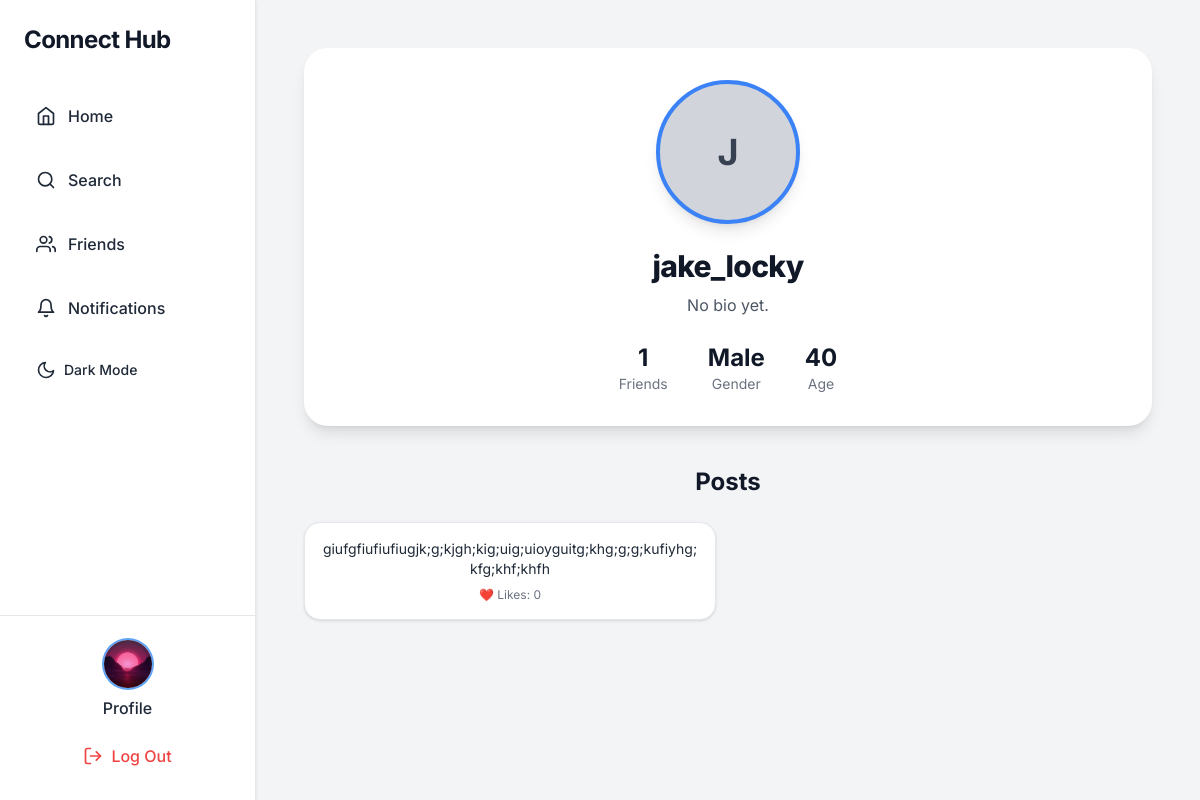
Screenshot of /profile/7/ (signed in) with the database file from the repository.
### core/models.py (models this page shows, shortened)
class Profile(models.Model):
    user = models.OneToOneField(User, on_delete=models.CASCADE)
    bio = models.TextField(blank=True)
    gender = models.CharField(max_length=10, blank=True)
    age = models.PositiveIntegerField(blank=True, null=True, default=None)
    profile_pic = models.ImageField(upload_to='profiles/', blank=True)
    friends = models.ManyToManyField('self', blank=True)

class Post(models.Model):
    user = models.ForeignKey(Profile, on_delete=models.CASCADE)
    caption = models.TextField()  # ✅ caption is REQUIRED now
    likes = models.ManyToManyField(Profile, blank=True, related_name='liked_posts')
    timestamp = models.DateTimeField(auto_now_add=True)
    def total_likes(self):
        return self.likes.count()

### core/views.py (the view)
# urls.py: path("profile/<int:user_id>/", views.profile_view, name="profile"),
@login_required
def profile_view(request, user_id):
    profile = get_object_or_404(Profile, user__id=user_id)
    posts = Post.objects.filter(user=profile).order_by("-timestamp")
    return render(request, "core/profile.html", {"profile": profile, "posts": posts})

### core/templates/core/profile.html (shortened to what this page needs)
{% extends "core/base.html" %}
{% block content %}
<div class="max-w-4xl mx-auto p-6 space-y-10">
  <div class="bg-white dark:bg-gray-800 rounded-3xl shadow-lg p-8 flex flex-col items-center space-y-6">
    <div class="relative">
      {% if profile.profile_pic %}
      <img
        src="{{ profile.profile_pic.url }}"
        id="profilePic"
        class="w-36 h-36 rounded-full object-cover border-4 border-blue-500 shadow-lg cursor-pointer hover:scale-105 transition-transform duration-300"
        alt="{{ profile.user.username }} Profile Picture"
      />
      {% else %}
      <div
        class="w-36 h-36 bg-gray-300 dark:bg-gray-700 rounded-full flex items-center justify-center text-4xl font-bold text-gray-700 dark:text-gray-200 border-4 border-blue-500 shadow-lg"
      >
        {{ profile.user.username|first|upper }}
      </div>
      {% endif %}
    </div>
    <div class="text-center">
      <h2 class="text-3xl font-extrabold text-gray-900 dark:text-white tracking-tight">
        {{ profile.user.username }}
      </h2>
      <p class="text-gray-600 dark:text-gray-300 text-base max-w-md mx-auto mt-2 leading-relaxed">
        {{ profile.bio|default:"No bio yet." }}
      </p>
    </div>
    <div class="flex justify-center gap-10 mt-4">
      <div class="flex flex-col items-center">
        <span class="text-2xl font-bold text-gray-900 dark:text-white">
          {{ profile.friends.count }}
        </span>
        <span class="text-gray-500 dark:text-gray-400 text-sm">Friends</span>
      </div>
      <div class="flex flex-col items-center">
        <span class="text-2xl font-bold text-gray-900 dark:text-white">
          {{ profile.gender|default:"N/A" }}
        </span>
        <span class="text-gray-500 dark:text-gray-400 text-sm">Gender</span>
      </div>
      <div class="flex flex-col items-center">
        <span class="text-2xl font-bold text-gray-900 dark:text-white">
          {% if profile.age %}{{ profile.age }}{% else %}N/A{% endif %}
        </span>
        <span class="text-gray-500 dark:text-gray-400 text-sm">Age</span>
      </div>
    </div>
  </div>
  <div>
    <h3 class="text-2xl font-bold text-gray-900 dark:text-white mb-6 text-center">
      Posts
    </h3>
    {% if posts %}
    <div class="grid grid-cols-1 sm:grid-cols-2 gap-6">
      {% for post in posts %}
        {% if post.media.all %}
        <div class="bg-white dark:bg-gray-800 rounded-2xl shadow hover:shadow-xl transition overflow-hidden group">
          {% for media in post.media.all %}
            {% if media.is_video %}
            <video controls class="w-full h-64 object-cover mb-2 rounded-t-2xl">
              <source src="{{ media.file.url }}" type="video/mp4">
              Your browser does not support the video tag.
            </video>
            {% else %}
            <img src="{{ media.file.url }}" class="w-full h-64 object-cover mb-2 rounded-t-2xl"/>
            {% endif %}
          {% endfor %}
          <div class="p-4">
            {% if post.caption %}
            <p class="text-gray-800 dark:text-gray-100 text-base mb-2 break-words">
              {{ post.caption }}
            </p>
            {% endif %}
            <p class="text-gray-500 dark:text-gray-400 text-xs">
              ❤️ Likes: {{ post.total_likes }}
            </p>
          </div>
        </div>
        {% else %}
        <div class="bg-white dark:bg-gray-800 rounded-2xl shadow hover:shadow-md transition p-4 text-center border border-gray-200 dark:border-gray-700 max-h-40 overflow-hidden flex flex-col justify-between">
          <p class="text-gray-800 dark:text-gray-100 text-sm break-words mb-2">
            {{ post.caption }}
          </p>
          <p class="text-gray-500 dark:text-gray-400 text-xs mt-auto">
            ❤️ Likes: {{ post.total_likes }}
          </p>
        </div>
        {% endif %}
      {% endfor %}
    </div>
    {% else %}
    <p class="text-gray-500 dark:text-gray-400 text-center py-10 text-lg font-medium">
      No posts yet.
    </p>
    {% endif %}
  </div>
</div>
{% endblock %}

### core/templates/core/base.html (shortened to what this page needs)
<!DOCTYPE html>
<html lang="en" class="">
  <head>
    <script src="https://cdn.tailwindcss.com"></script>
  </head>
  <body class="bg-gray-100 dark:bg-gray-900 text-gray-900 dark:text-gray-100 flex min-h-screen transition-colors duration-300">
    <aside class="bg-white dark:bg-gray-800 w-64 flex flex-col justify-between shadow dark:shadow-gray-700 fixed top-0 left-0 h-screen border-r border-gray-200 dark:border-gray-700 transition-colors duration-300">
      <div class="px-6 py-6 space-y-10">
        <div class="text-2xl font-bold text-gray-900 dark:text-gray-100 tracking-tight">
          Connect Hub
        </div>
        <nav class="space-y-6">
          <a href="{% url 'feed' %}" class="flex items-center space-x-3 px-3 py-2 rounded-lg text-gray-800 dark:text-gray-100 hover:bg-blue-50 dark:hover:bg-gray-700 hover:text-blue-600 dark:hover:text-blue-400 transition font-medium">
            <i data-feather="home" class="w-5 h-5"></i>
            <span>Home</span>
          </a>
          <a href="{% url 'search_users' %}" class="flex items-center space-x-3 px-3 py-2 rounded-lg text-gray-800 dark:text-gray-100 hover:bg-blue-50 dark:hover:bg-gray-700 hover:text-blue-600 dark:hover:text-blue-400 transition font-medium">
            <i data-feather="search" class="w-5 h-5"></i>
            <span>Search</span>
          </a>
          <a href="{% url 'friends' %}" class="flex items-center space-x-3 px-3 py-2 rounded-lg text-gray-800 dark:text-gray-100 hover:bg-blue-50 dark:hover:bg-gray-700 hover:text-blue-600 dark:hover:text-blue-400 transition font-medium">
            <i data-feather="users" class="w-5 h-5"></i>
            <span>Friends</span>
          </a>
          <a href="{% url 'notifications' %}" class="flex items-center space-x-3 px-3 py-2 rounded-lg text-gray-800 dark:text-gray-100 hover:bg-blue-50 dark:hover:bg-gray-700 hover:text-blue-600 dark:hover:text-blue-400 transition font-medium relative">
            <i data-feather="bell" class="w-5 h-5"></i>
            <span>Notifications</span>
          </a>
          <button id="darkModeToggle" class="flex items-center space-x-2 px-3 py-2 rounded-lg text-gray-800 dark:text-gray-100 hover:bg-gray-200 dark:hover:bg-gray-700 transition font-medium w-full">
            <span id="darkModeIcon">
            </span>
            <span class="text-sm">Dark Mode</span>
          </button>
        </nav>
      </div>
      {% if request.user.is_authenticated %}
      <div class="px-6 py-6 space-y-4 border-t border-gray-200 dark:border-gray-700">
        <div class="flex flex-col items-center space-y-2">
          {% if request.user.profile.profile_pic %}
          <a href="{% url 'profile' request.user.id %}">
            <img src="{{ request.user.profile.profile_pic.url }}" class="w-12 h-12 rounded-full object-cover ring-2 ring-blue-400"/>
          </a>
          {% else %}
          <a href="{% url 'profile' request.user.id %}">
            <div class="w-12 h-12 bg-gray-300 dark:bg-gray-600 rounded-full flex items-center justify-center text-gray-700 dark:text-gray-200 font-bold text-lg ring-2 ring-blue-400">
              {{ request.user.username|first|upper }}
            </div>
          </a>
          {% endif %}
          <a href="{% url 'profile' request.user.id %}" class="text-gray-800 dark:text-gray-100 hover:text-blue-600 dark:hover:text-blue-400 font-medium">Profile</a>
        </div>
        <a href="{% url 'logout' %}" class="flex items-center justify-center space-x-2 text-red-500 hover:text-red-600 dark:text-red-400 dark:hover:text-red-500 font-medium px-3 py-2 rounded-lg hover:bg-red-50 dark:hover:bg-red-700 transition">
          <i data-feather="log-out" class="w-5 h-5"></i>
          <span>Log Out</span>
        </a>
      </div>
      {% endif %}
    </aside>
    <main class="flex-1 ml-64 p-6 transition-colors duration-300">
      {% block content %}{% endblock %}
    </main>
  </body>
</html>

### core/templates/core/base.html (style rules this page uses)
body { font-family: 'Inter', sans-serif; }

### rows the page displays
Profile: user.username|first "J", user.username "jake_locky", bio "No bio yet.", friends.count "1", gender "Male", age "40"
Post: caption "giufgfiufiufiugjk;g;kjgh;kig;uig;uioyguitg;khg;g;g;kufiyhg;kfg;khf;khfh", total_likes "0"
